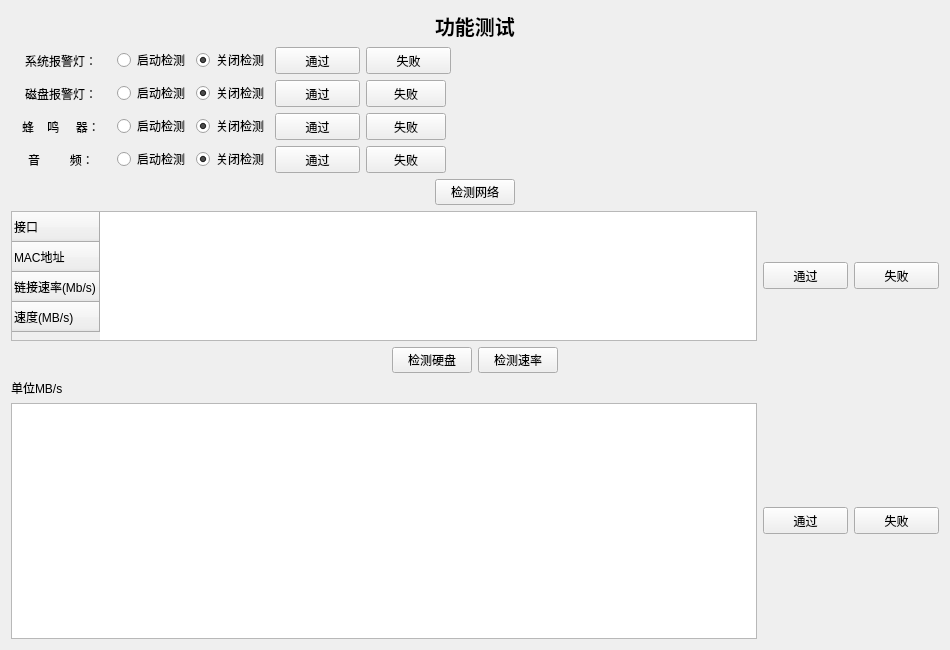
            <widget class="QWidget" name="widget_2" native="true">
             <property name="minimumSize">
              <size>
               <width>950</width>
               <height>650</height>
              </size>
             </property>
             <layout class="QVBoxLayout" name="verticalLayout_3">
              <item>
               <layout class="QHBoxLayout" name="horizontalLayout_20">
                <item>
                 <spacer name="horizontalSpacer_3">
                  <property name="orientation">
                   <enum>Qt::Horizontal</enum>
                  </property>
                  <property name="sizeHint" stdset="0">
                   <size>
                    <width>40</width>
                    <height>20</height>
                   </size>
                  </property>
                 </spacer>
                </item>
                <item>
                 <widget class="QLabel" name="label_17">
                  <property name="font">
                   <font>
                    <pointsize>15</pointsize>
                    <weight>75</weight>
                    <bold>true</bold>
                   </font>
                  </property>
                  <property name="text">
                   <string>功能测试</string>
                  </property>
                 </widget>
                </item>
                <item>
                 <spacer name="horizontalSpacer_4">
                  <property name="orientation">
                   <enum>Qt::Horizontal</enum>
                  </property>
                  <property name="sizeHint" stdset="0">
                   <size>
                    <width>40</width>
                    <height>20</height>
                   </size>
                  </property>
                 </spacer>
                </item>
               </layout>
              </item>
              <item>
               <layout class="QHBoxLayout" name="horizontalLayout_36">
                <item>
                 <layout class="QHBoxLayout" name="horizontalLayout_40">
                  <item>
                   <widget class="QLabel" name="label_20">
                    <property name="minimumSize">
                     <size>
                      <width>100</width>
                      <height>0</height>
                     </size>
                    </property>
                    <property name="text">
                     <string>系统报警灯：</string>
                    </property>
                    <property name="alignment">
                     <set>Qt::AlignCenter</set>
                    </property>
                   </widget>
                  </item>
                  <item>
                   <widget class="QRadioButton" name="radioButton">
                    <property name="text">
                     <string>启动检测</string>
                    </property>
                    <attribute name="buttonGroup">
                     <string notr="true">buttonGroup</string>
                    </attribute>
                   </widget>
                  </item>
                  <item>
                   <widget class="QRadioButton" name="radioButton_2">
                    <property name="enabled">
                     <bool>true</bool>
                    </property>
                    <property name="mouseTracking">
                     <bool>true</bool>
                    </property>
                    <property name="text">
                     <string>关闭检测</string>
                    </property>
                    <property name="checked">
                     <bool>true</bool>
                    </property>
                    <property name="autoRepeat">
                     <bool>false</bool>
                    </property>
                    <attribute name="buttonGroup">
                     <string notr="true">buttonGroup</string>
                    </attribute>
                   </widget>
                  </item>
                  <item>
                   <layout class="QHBoxLayout" name="horizontalLayout_39">
                    <item>
                     <widget class="QPushButton" name="pushButton_21">
                      <property name="minimumSize">
                       <size>
                        <width>85</width>
                        <height>27</height>
                       </size>
                      </property>
                      <property name="maximumSize">
                       <size>
                        <width>85</width>
                        <height>27</height>
                       </size>
                      </property>
                      <property name="text">
                       <string>通过</string>
                      </property>
                     </widget>
                    </item>
                    <item>
                     <widget class="QPushButton" name="pushButton_22">
                      <property name="minimumSize">
                       <size>
                        <width>85</width>
                        <height>27</height>
                       </size>
                      </property>
                      <property name="maximumSize">
                       <size>
                        <width>85</width>
                        <height>27</height>
                       </size>
                      </property>
                      <property name="text">
                       <string>失败</string>
                      </property>
                     </widget>
                    </item>
                   </layout>
                  </item>
                 </layout>
                </item>
                <item>
                 <spacer name="horizontalSpacer_9">
                  <property name="orientation">
                   <enum>Qt::Horizontal</enum>
                  </property>
                  <property name="sizeHint" stdset="0">
                   <size>
                    <width>40</width>
                    <height>20</height>
                   </size>
                  </property>
                 </spacer>
                </item>
               </layout>
              </item>
              <item>
               <layout class="QHBoxLayout" name="horizontalLayout_37">
                <item>
                 <layout class="QHBoxLayout" name="horizontalLayout_41">
                  <item>
                   <widget class="QLabel" name="label_21">
                    <property name="minimumSize">
                     <size>
                      <width>100</width>
                      <height>0</height>
                     </size>
                    </property>
                    <property name="text">
                     <string>磁盘报警灯：</string>
                    </property>
                    <property name="alignment">
                     <set>Qt::AlignCenter</set>
                    </property>
                   </widget>
                  </item>
                  <item>
                   <widget class="QRadioButton" name="radioButton_3">
                    <property name="text">
                     <string>启动检测</string>
                    </property>
                    <attribute name="buttonGroup">
                     <string notr="true">buttonGroup_2</string>
                    </attribute>
                   </widget>
                  </item>
                  <item>
                   <widget class="QRadioButton" name="radioButton_4">
                    <property name="text">
                     <string>关闭检测</string>
                    </property>
                    <property name="checked">
                     <bool>true</bool>
                    </property>
                    <attribute name="buttonGroup">
                     <string notr="true">buttonGroup_2</string>
                    </attribute>
                   </widget>
                  </item>
                  <item>
                   <layout class="QHBoxLayout" name="horizontalLayout_42">
                    <item>
                     <widget class="QPushButton" name="pushButton_23">
                      <property name="minimumSize">
                       <size>
                        <width>85</width>
                        <height>27</height>
                       </size>
                      </property>
                      <property name="maximumSize">
                       <size>
                        <width>85</width>
                        <height>27</height>
                       </size>
                      </property>
                      <property name="text">
                       <string>通过</string>
                      </property>
                     </widget>
                    </item>
                    <item>
                     <widget class="QPushButton" name="pushButton_24">
                      <property name="maximumSize">
                       <size>
                        <width>85</width>
                        <height>27</height>
                       </size>
                      </property>
                      <property name="text">
                       <string>失败</string>
                      </property>
                     </widget>
                    </item>
                   </layout>
                  </item>
                 </layout>
                </item>
                <item>
                 <spacer name="horizontalSpacer_10">
                  <property name="orientation">
                   <enum>Qt::Horizontal</enum>
                  </property>
                  <property name="sizeHint" stdset="0">
                   <size>
                    <width>40</width>
                    <height>20</height>
                   </size>
                  </property>
                 </spacer>
                </item>
               </layout>
              </item>
              <item>
               <layout class="QHBoxLayout" name="horizontalLayout_38">
                <item>
                 <layout class="QHBoxLayout" name="horizontalLayout_43">
                  <item>
                   <widget class="QLabel" name="label_22">
                    <property name="minimumSize">
                     <size>
                      <width>100</width>
                      <height>0</height>
                     </size>
                    </property>
                    <property name="text">
                     <string>蜂    鸣     器：</string>
                    </property>
                    <property name="alignment">
                     <set>Qt::AlignCenter</set>
                    </property>
                   </widget>
                  </item>
                  <item>
                   <widget class="QRadioButton" name="radioButton_5">
                    <property name="text">
                     <string>启动检测</string>
                    </property>
                    <attribute name="buttonGroup">
                     <string notr="true">buttonGroup_3</string>
                    </attribute>
                   </widget>
                  </item>
                  <item>
                   <widget class="QRadioButton" name="radioButton_6">
                    <property name="text">
                     <string>关闭检测</string>
                    </property>
                    <property name="checked">
                     <bool>true</bool>
                    </property>
                    <attribute name="buttonGroup">
                     <string notr="true">buttonGroup_3</string>
                    </attribute>
                   </widget>
                  </item>
                  <item>
                   <layout class="QHBoxLayout" name="horizontalLayout_44">
                    <item>
                     <widget class="QPushButton" name="pushButton_25">
                      <property name="minimumSize">
                       <size>
                        <width>85</width>
                        <height>27</height>
                       </size>
                      </property>
                      <property name="maximumSize">
                       <size>
                        <width>85</width>
                        <height>27</height>
                       </size>
                      </property>
                      <property name="text">
                       <string>通过</string>
                      </property>
                     </widget>
                    </item>
                    <item>
                     <widget class="QPushButton" name="pushButton_26">
                      <property name="maximumSize">
                       <size>
                        <width>85</width>
                        <height>27</height>
                       </size>
                      </property>
                      <property name="text">
                       <string>失败</string>
                      </property>
                     </widget>
                    </item>
                   </layout>
                  </item>
                 </layout>
                </item>
                <item>
                 <spacer name="horizontalSpacer_11">
                  <property name="orientation">
                   <enum>Qt::Horizontal</enum>
                  </property>
                  <property name="sizeHint" stdset="0">
                   <size>
                    <width>40</width>
                    <height>20</height>
                   </size>
                  </property>
                 </spacer>
                </item>
               </layout>
              </item>
              <item>
               <layout class="QHBoxLayout" name="horizontalLayout_69">
                <item>
                 <layout class="QHBoxLayout" name="horizontalLayout_70">
                  <item>
                   <widget class="QLabel" name="label_31">
                    <property name="minimumSize">
                     <size>
                      <width>100</width>
                      <height>0</height>
                     </size>
                    </property>
                    <property name="text">
                     <string>音         频：</string>
                    </property>
                    <property name="alignment">
                     <set>Qt::AlignCenter</set>
                    </property>
                   </widget>
                  </item>
                  <item>
                   <widget class="QRadioButton" name="radioButton_9">
                    <property name="text">
                     <string>启动检测</string>
                    </property>
                   </widget>
                  </item>
                  <item>
                   <widget class="QRadioButton" name="radioButton_10">
                    <property name="text">
                     <string>关闭检测</string>
                    </property>
                    <property name="checked">
                     <bool>true</bool>
                    </property>
                   </widget>
                  </item>
                  <item>
                   <layout class="QHBoxLayout" name="horizontalLayout_71">
                    <item>
                     <widget class="QPushButton" name="pushButton_39">
                      <property name="minimumSize">
                       <size>
                        <width>85</width>
                        <height>27</height>
                       </size>
                      </property>
                      <property name="maximumSize">
                       <size>
                        <width>85</width>
                        <height>27</height>
                       </size>
                      </property>
                      <property name="text">
                       <string>通过</string>
                      </property>
                     </widget>
                    </item>
                    <item>
                     <widget class="QPushButton" name="pushButton_40">
                      <property name="maximumSize">
                       <size>
                        <width>85</width>
                        <height>27</height>
                       </size>
                      </property>
                      <property name="text">
                       <string>失败</string>
                      </property>
                     </widget>
                    </item>
                   </layout>
                  </item>
                 </layout>
                </item>
                <item>
                 <spacer name="horizontalSpacer_13">
                  <property name="orientation">
                   <enum>Qt::Horizontal</enum>
                  </property>
                  <property name="sizeHint" stdset="0">
                   <size>
                    <width>40</width>
                    <height>20</height>
                   </size>
                  </property>
                 </spacer>
                </item>
               </layout>
              </item>
              <item>
               <layout class="QHBoxLayout" name="horizontalLayout_24">
                <item>
                 <spacer name="horizontalSpacer_5">
                  <property name="orientation">
                   <enum>Qt::Horizontal</enum>
                  </property>
                  <property name="sizeHint" stdset="0">
                   <size>
                    <width>40</width>
                    <height>20</height>
                   </size>
                  </property>
                 </spacer>
                </item>
                <item>
                 <widget class="QPushButton" name="pushButton_7">
                  <property name="text">
                   <string>检测网络</string>
                  </property>
                 </widget>
                </item>
                <item>
                 <spacer name="horizontalSpacer_6">
                  <property name="orientation">
                   <enum>Qt::Horizontal</enum>
                  </property>
                  <property name="sizeHint" stdset="0">
                   <size>
                    <width>40</width>
                    <height>20</height>
                   </size>
                  </property>
                 </spacer>
                </item>
               </layout>
              </item>
              <item>
               <layout class="QHBoxLayout" name="horizontalLayout_46">
                <item>
                 <widget class="QTableWidget" name="tableWidget">
                  <property name="minimumSize">
                   <size>
                    <width>0</width>
                    <height>130</height>
                   </size>
                  </property>
                  <property name="maximumSize">
                   <size>
                    <width>16777215</width>
                    <height>130</height>
                   </size>
                  </property>
                  <attribute name="horizontalHeaderVisible">
                   <bool>false</bool>
                  </attribute>
                  <row>
                   <property name="text">
                    <string>接口</string>
                   </property>
                  </row>
                  <row>
                   <property name="text">
                    <string>MAC地址</string>
                   </property>
                  </row>
                  <row>
                   <property name="text">
                    <string>链接速率(Mb/s)</string>
                   </property>
                  </row>
                  <row>
                   <property name="text">
                    <string>速度(MB/s)</string>
                   </property>
                  </row>
                 </widget>
                </item>
                <item>
                 <layout class="QHBoxLayout" name="horizontalLayout_45">
                  <item>
                   <widget class="QPushButton" name="pushButton_27">
                    <property name="minimumSize">
                     <size>
                      <width>85</width>
                      <height>27</height>
                     </size>
                    </property>
                    <property name="maximumSize">
                     <size>
                      <width>85</width>
                      <height>27</height>
                     </size>
                    </property>
                    <property name="text">
                     <string>通过</string>
                    </property>
                   </widget>
                  </item>
                  <item>
                   <widget class="QPushButton" name="pushButton_28">
                    <property name="minimumSize">
                     <size>
                      <width>85</width>
                      <height>27</height>
                     </size>
                    </property>
                    <property name="maximumSize">
                     <size>
                      <width>85</width>
                      <height>27</height>
                     </size>
                    </property>
                    <property name="text">
                     <string>失败</string>
                    </property>
                   </widget>
                  </item>
                 </layout>
                </item>
               </layout>
              </item>
              <item>
               <layout class="QHBoxLayout" name="horizontalLayout_26">
                <item>
                 <spacer name="horizontalSpacer_8">
                  <property name="orientation">
                   <enum>Qt::Horizontal</enum>
                  </property>
                  <property name="sizeHint" stdset="0">
                   <size>
                    <width>40</width>
                    <height>20</height>
                   </size>
                  </property>
                 </spacer>
                </item>
                <item>
                 <layout class="QHBoxLayout" name="horizontalLayout_25">
                  <item>
                   <widget class="QPushButton" name="pushButton_11">
                    <property name="text">
                     <string>检测硬盘</string>
                    </property>
                   </widget>
                  </item>
                  <item>
                   <widget class="QPushButton" name="pushButton_8">
                    <property name="text">
                     <string>检测速率</string>
                    </property>
                   </widget>
                  </item>
                 </layout>
                </item>
                <item>
                 <spacer name="horizontalSpacer_7">
                  <property name="orientation">
                   <enum>Qt::Horizontal</enum>
                  </property>
                  <property name="sizeHint" stdset="0">
                   <size>
                    <width>40</width>
                    <height>20</height>
                   </size>
                  </property>
                 </spacer>
                </item>
               </layout>
              </item>
              <item>
               <widget class="QLabel" name="label_7">
                <property name="text">
                 <string>单位MB/s</string>
                </property>
               </widget>
              </item>
              <item>
               <layout class="QHBoxLayout" name="horizontalLayout_47">
                <item>
                 <widget class="QTableWidget" name="tableWidget_2">
                  <attribute name="horizontalHeaderVisible">
                   <bool>false</bool>
                  </attribute>
                  <attribute name="verticalHeaderVisible">
                   <bool>false</bool>
                  </attribute>
                 </widget>
                </item>
                <item>
                 <layout class="QHBoxLayout" name="horizontalLayout_48">
                  <item>
                   <widget class="QPushButton" name="pushButton_29">
                    <property name="minimumSize">
                     <size>
                      <width>85</width>
                      <height>27</height>
                     </size>
                    </property>
                    <property name="maximumSize">
                     <size>
                      <width>85</width>
                      <height>27</height>
                     </size>
                    </property>
                    <property name="text">
                     <string>通过</string>
                    </property>
                   </widget>
                  </item>
                  <item>
                   <widget class="QPushButton" name="pushButton_30">
                    <property name="minimumSize">
                     <size>
                      <width>85</width>
                      <height>27</height>
                     </size>
                    </property>
                    <property name="maximumSize">
                     <size>
                      <width>85</width>
                      <height>27</height>
                     </size>
                    </property>
                    <property name="text">
                     <string>失败</string>
                    </property>
                   </widget>
                  </item>
                 </layout>
                </item>
               </layout>
              </item>
             </layout>
             <zorder>label_7</zorder>
             <zorder></zorder>
             <zorder>layoutWidget</zorder>
            </widget>
